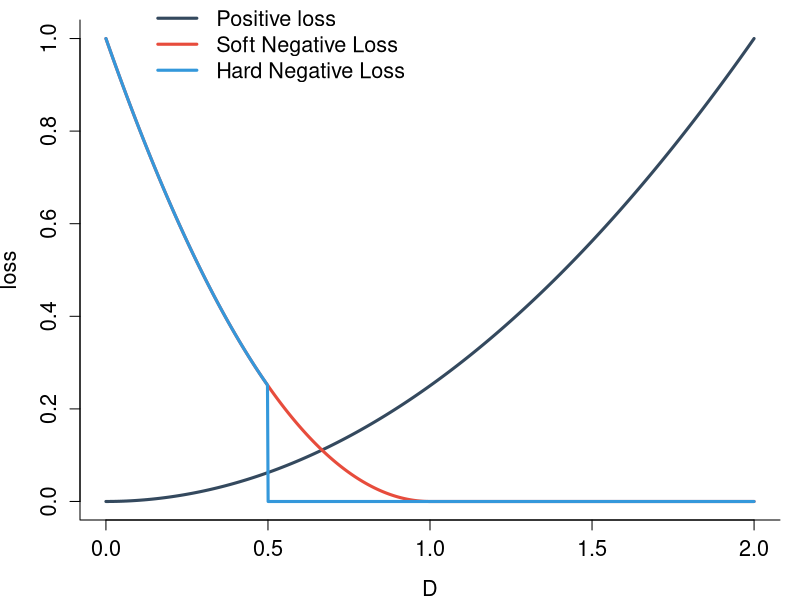

Generate this figure with R:
margin <- 1
dists <- seq(from=0, to=2, length.out=1000)
pos <- 0.25 * dists^2
neg_soft <- margin - dists
neg_soft[neg_soft < 0] = 0
neg_soft = neg_soft^2

margin <- 0.5
neg_hard <- (1-dists)^2 * (dists < margin)

pdf("../analyses/loss.pdf", width=6, height=4)
par(xpd=TRUE, mar=c(4, 4, 1, 1))
## par(xpd=FALSE)
red <- "#e74c3c"
blue <- "#3498db"
black <- "#34495e"
plot(dists, pos, type="l", col=black, ylab="loss", lwd=3, xlab="D", bty='L',
     cex.axis=1.3, cex.lab=1.3)
lines(dists, neg_soft, col=red, lwd=3)
lines(dists, neg_hard, col=blue, lwd=3)
legend(0.1, 1.1, legend=c("Positive loss", "Soft Negative Loss", "Hard Negative Loss"),
       col=c(black, red, blue), lwd=3, lty=1, cex=1.3, xpd=T, horiz=F, bty = "n")
dev.off()


